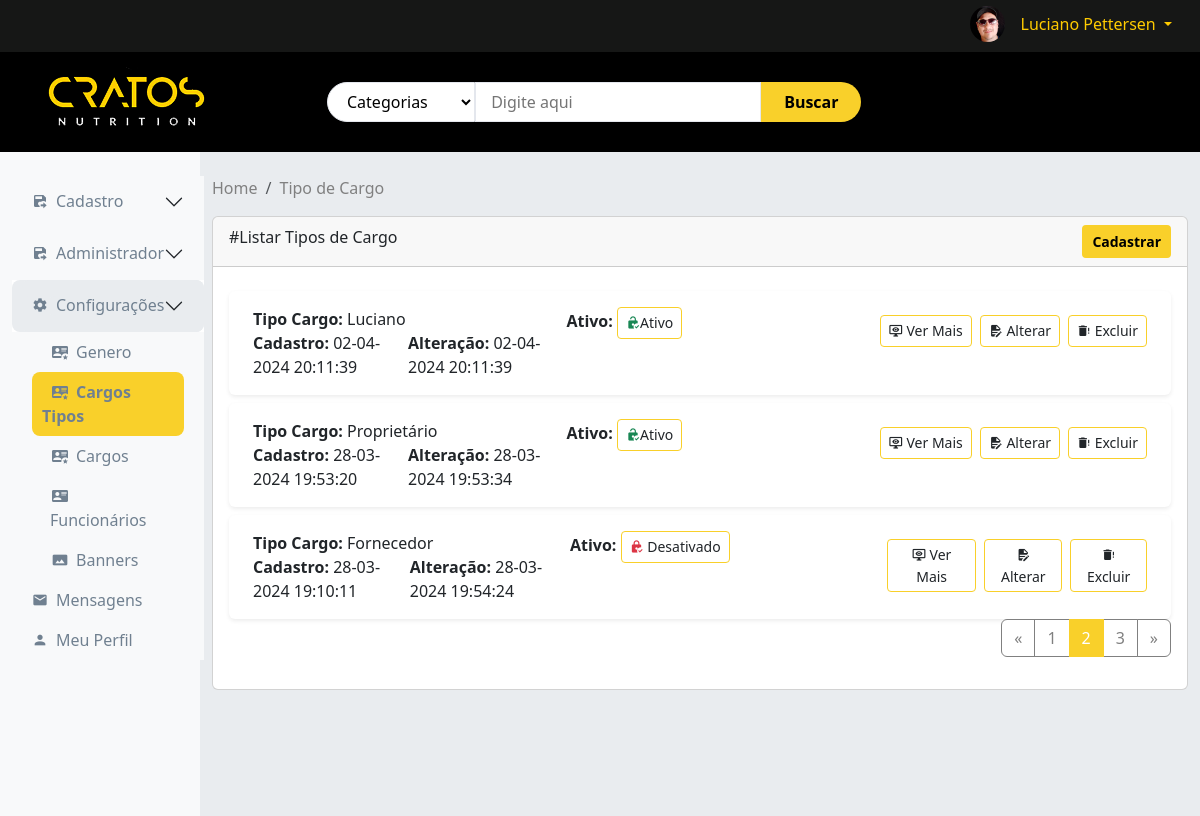
/adm/adm.php?pagina=cargoTipo (signed in), run on the app's committed database.
### tables this page shows
CREATE TABLE `cargotipo` (
  `IdCargoTipo` int(10) unsigned NOT NULL AUTO_INCREMENT,
  `TipoCargo` varchar(60) NOT NULL,
  `Cadastro` datetime NOT NULL DEFAULT current_timestamp(),
  `Alteracao` timestamp NOT NULL DEFAULT current_timestamp(),
  `Ativo` char(1) NOT NULL DEFAULT 'A',
  PRIMARY KEY (`IdCargoTipo`) USING BTREE
);

### adm/func/func.php (called while the page is built, shortened)
<?php
function listarGeral($campos, $tabela)
{
    $conn = conectar();
    try {
        $conn->beginTransaction();
        $query = "SELECT $campos FROM $tabela";
        $sqlLista = $conn->prepare($query);
        $sqlLista->execute();
        $retornoLista = $sqlLista->fetchAll(PDO::FETCH_OBJ);
        if ($retornoLista) {
            return $retornoLista;
        } else {
            return false;
        }
    } catch (Throwable $e) {
        $conn->rollback();
        $error_message = '';
        $previousException = $e->getPrevious();
        if ($previousException) {
            $error_message .= 'Previous Exception: ' . $previousException->getMessage() . PHP_EOL;
        }
        $error_message .= 'Throwable: ' . $e->getMessage() . PHP_EOL;
        $error_message .= 'Code: ' . $e->getCode() . PHP_EOL;
        $trace = $e->getTrace();
        $error_message .= 'Trace: ' . print_r($trace, true) . PHP_EOL;
        $error_message .= 'Trace File: ' . $trace[0]['file'] . PHP_EOL;
        $error_message .= 'Trace Line: ' . $trace[0]['line'] . PHP_EOL;
        $error_message .= 'File: ' . $e->getFile() . PHP_EOL;
        $error_message .= 'Line: ' . $e->getLine() . PHP_EOL;
        error_log($error_message, 3, 'log/arquivo_de_log.txt');
        throw $e;
    } finally {
        $conn = null;
    }
}
function formatarDataHoraBr($data)
{
    return date('d-m-Y H:i:s', strtotime($data));
}

### adm/cargo/cargoTipoListar.php (the view, shortened to what this page needs)
<nav aria-label="breadcrumb">
    <ol class="breadcrumb">
        <li class="breadcrumb-item"><a href="adm.php">Home</a></li>
        <li class="breadcrumb-item active"><a href="?pagina=cargoTipo">Tipo de Cargo</a></li>
    </ol>
</nav>
<div class="card">
    <div class="card-header">
        #Listar Tipos de Cargo
        <button type="button" class="btn btn-sm btn-primary float-end" data-bs-toggle="modal"
                data-bs-target="#modalTipoCargoAdd">Cadastrar
        </button>
    </div>
    <div class="card-body">
        <?php
        $listarTipoCargo = listarGeral('IdCargoTipo, TipoCargo, Cadastro, Alteracao, Ativo', 'cargotipo ORDER BY IdCargoTipo DESC');
        if ($listarTipoCargo) {
            foreach ($listarTipoCargo as $itemTipoCargo) {
                $idCargoTipo = $itemTipoCargo->IdCargoTipo;
                $tipoCargo = $itemTipoCargo->TipoCargo;
                $Cadastro = formatarDataHoraBr($itemTipoCargo->Cadastro);
                $Alteracao = formatarDataHoraBr($itemTipoCargo->Alteracao);
                $Ativo = $itemTipoCargo->Ativo;
                if ($Ativo == 'A') {
                    $btnAtivo = '<a href="#" class="btn btn-sm btn-outline-primary" aria-current="page" title="Tipo de Cargo Ativado. Clique para Desativar" id="btnStatus" onclick="statusGeral(' . $idCargoTipo . ',\'cargoTipoStatus\');"><span class="mdi mdi-lock-open-check text-success"></span>Ativo</a>';
                } else {
                    $btnAtivo = '<a href="#" class="btn btn-sm btn-outline-primary" aria-current="page" title="Tipo de Cargo Desativado. Clique para Ativar" id="btnStatus" onclick="statusGeral(' . $idCargoTipo . ',\'cargoTipoStatus\');"><span class="mdi mdi-lock-check text-danger"></span> Desativado</a>';
                }
                ?>
                <div class="card card-lista mt-2 border border-0 shadow-sm">
                    <div class="card-body d-flex flex-column flex-md-row justify-content-between">
                        <div class="d-flex flex-column flex-md-row flex-fill">
                            <div class="d-flex col-md-6">
                                <div class="d-flex flex-column ps-2">
                                    <div><strong>Tipo Cargo:</strong> <?php echo $tipoCargo ?></div>
                                    <div class="d-flex flex-md-row flex-column">
                                        <div class=""><strong>Cadastro:</strong> <?php echo $Cadastro ?></div>
                                        <div class="ps-md-2"><strong>Alteração:</strong> <?php echo $Alteracao ?></div>
                                    </div>
                                </div>
                            </div>
                            <div class="d-flex flex-column ps-2  col-md-6">
                                <div><strong>Ativo:</strong> <?php echo $btnAtivo ?></div>
                            </div>
                        </div>
                        <div class="p-2">
                            <div class="d-flex flex-md-row flex-column gap-2">
                                <a href="#" class="btn btn-sm btn-outline-primary" aria-current="page"
                                   data-bs-toggle="modal" data-bs-target="#modalCargoTipoVerMais"
                                   title="Ver detalhes do tipo de cargo"
                                   onclick="cargoTipoVeMais(<?php echo $idCargoTipo ?>,'cargoTipoVerMais')"><span
                                            class="mdi mdi-monitor-eye"></span> Ver Mais</a>
                                <a href="#" class="btn btn-sm btn-outline-primary"
                                   title="Alterar informações do tipo de cargo" data-bs-toggle="modal"
                                   data-bs-target="#modalCargoTipoAlt"
                                   onclick="cargoTipoDadosAlterar(<?php echo $idCargoTipo ?>,'cargoTipoDadosAlt');"><span
                                            class="mdi mdi-file-document-edit"></span>
                                    Alterar</a>
                                <a href="#" class="btn btn-sm btn-outline-primary" title="Excluir TipoCargo"
                                   onclick="excGeral(<?php echo $idCargoTipo ?>,'cargoTipoExc','btnExcluir');"><span
                                            class="mdi mdi-delete-alert"></span> Excluir</a>
                            </div>
                        </div>
                    </div>
                </div>
                <?php
            }
        } else {
            ?>
            <div class="text-center">
                Nenhum Tipo Cargo para apresentar!
            </div>
            <?php
        }
        ?>
        <div class="row float-end">
            <div class="col-8">
                <nav aria-label="Page navigation example">
                    <ul class="pagination">
                        <li class="page-item">
                            <a class="page-link" href="#" aria-label="Previous">
                                <span aria-hidden="true">&laquo;</span>
                            </a>
                        </li>
                        <li class="page-item"><a class="page-link" href="#">1</a></li>
                        <li class="page-item active" aria-current="page">
                            <span class="page-link">2</span>
                        </li>
                        <li class="page-item"><a class="page-link" href="#">3</a></li>
                        <li class="page-item">
                            <a class="page-link" href="#" aria-label="Next">
                                <span aria-hidden="true">&raquo;</span>
                            </a>
                        </li>
                    </ul>
                </nav>
            </div>
        </div>
    </div>
</div>
<?php
include_once 'mensagem.php';
?>

### data on the page
cargotipo: TipoCargo "Luciano", Cadastro "02-04-2024 20:11:39", Alteracao "02-04-2024 20:11:39"
cargotipo: TipoCargo "Proprietário", Cadastro "28-03-2024 19:53:20", Alteracao "28-03-2024 19:53:34"
cargotipo: TipoCargo "Fornecedor", Cadastro "28-03-2024 19:10:11", Alteracao "28-03-2024 19:54:24"

### other printed values
$titulo "Cadastro"
$titulo "Administrador"
$titulo "Configurações"
$subTitulo "Genero"
$subTitulo "Cargos Tipos"
$subTitulo "Cargos"
$subTitulo "Funcionários"
$subTitulo "Banners"
$titulo "Mensagens"
$titulo "Meu Perfil"
